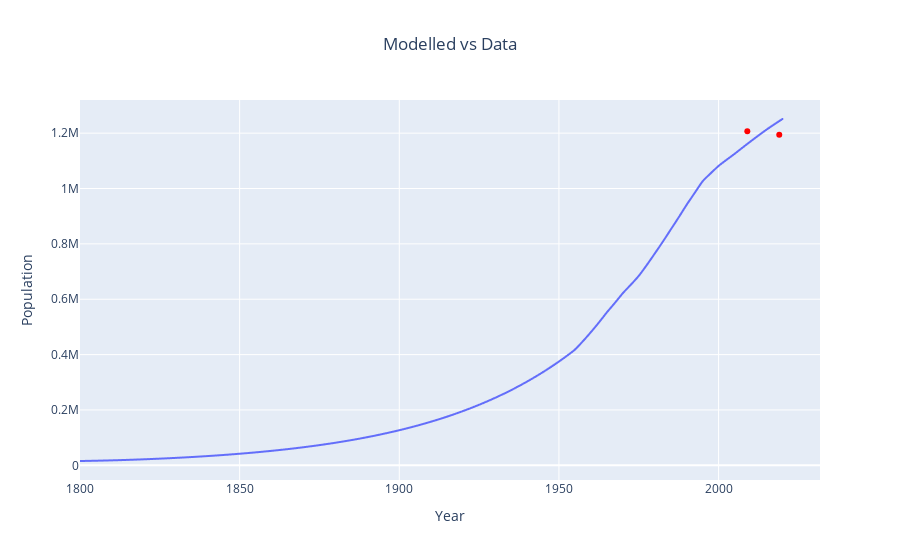

The notebook cell saved with this chart:
### Code cell
fig2_1 = px.line(
    derived_df_0,
    x=derived_df_0.index,
    y="total_population",
)
fig2_2 = px.scatter(x= plots['total_population']['times'], y = plots['total_population']['values'])
fig2_2.update_traces(marker=dict(color="red"))
fig2_3 = go.Figure(
    data=fig2_1.data + fig2_2.data,
)
fig2_3.update_layout(
    title="Modelled vs Data", title_x=0.5, xaxis_title="Year", yaxis_title="Population"
)
fig2_3.show()

### Figure 1 — Plotly figure (JSON) as saved in the notebook; plotly's stock layout.template omitted (floating-point values rounded to 4 significant figures; data arrays with more than 128 entries replaced by an {"elided": "..."} marker saying what was removed)
{"data": [{"hovertemplate": "index=%{x}<br>total_population=%{y}<extra></extra>", "legendgroup": "", "line": {"color": "#636efa", "dash": "solid"}, "marker": {"symbol": "circle"}, "mode": "lines", "name": "", "showlegend": false, "type": "scattergl", "x": {"elided": "2201 float values"}, "xaxis": "x", "y": {"elided": "2201 float values"}, "yaxis": "y"}, {"hovertemplate": "x=%{x}<br>y=%{y}<extra></extra>", "legendgroup": "", "marker": {"color": "red", "symbol": "circle"}, "mode": "markers", "name": "", "orientation": "v", "showlegend": false, "type": "scatter", "x": [2009, 2019], "xaxis": "x", "y": [1207100, 1194300], "yaxis": "y"}], "layout": {"title": {"text": "Modelled vs Data", "x": 0.5}, "xaxis": {"title": {"text": "Year"}}, "yaxis": {"title": {"text": "Population"}}}}
